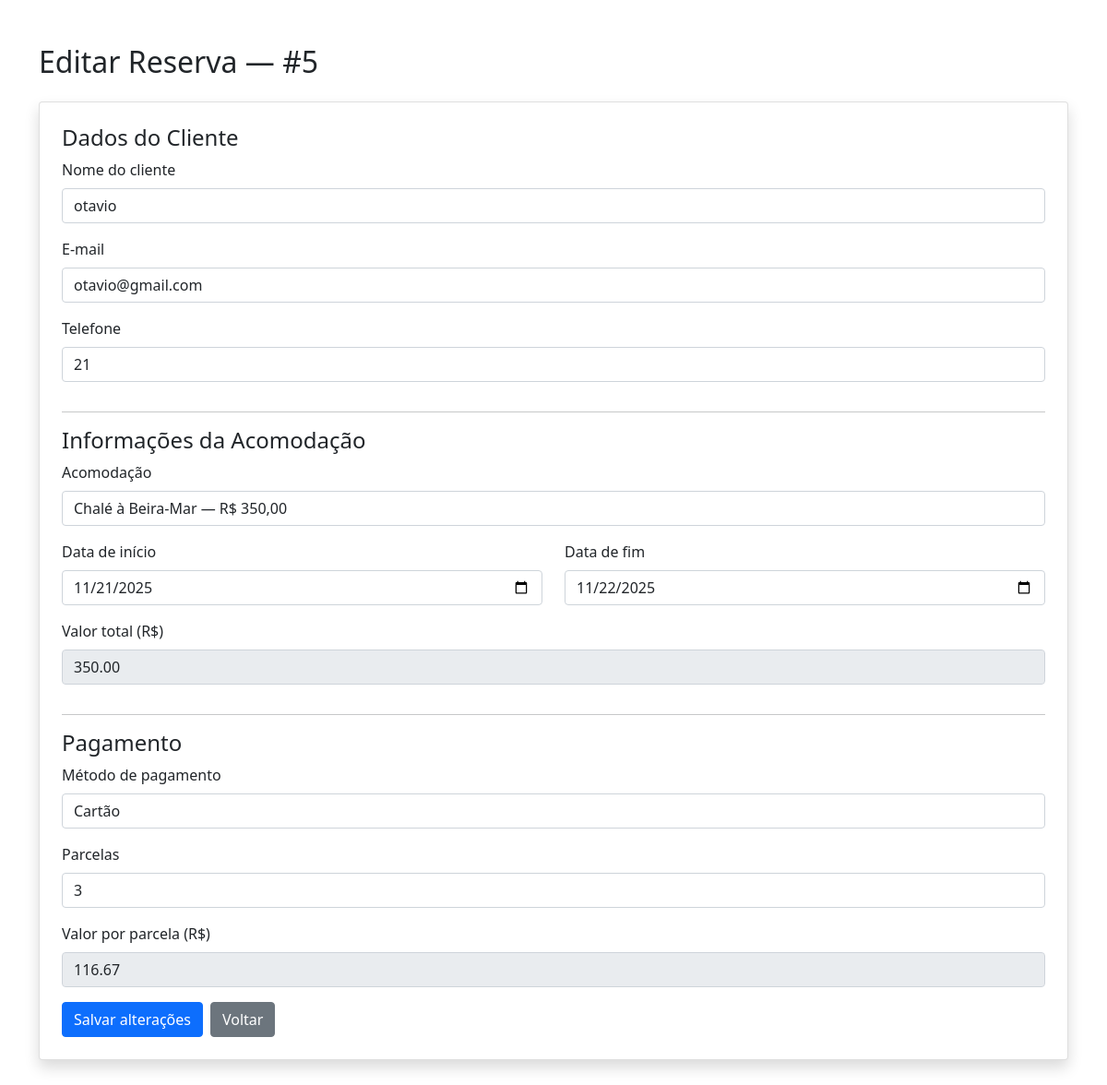
Screenshot of /php/editar_reserva.php?id=5 with the database file from the repository.
### tables this page shows
CREATE TABLE `reservas` (
  `id` int(11) NOT NULL,
  `id_acomodacao` int(11) NOT NULL,
  `nome_cliente` varchar(150) NOT NULL,
  `email_cliente` varchar(150) NOT NULL,
  `telefone_cliente` varchar(30) NOT NULL,
  `data_inicio` date NOT NULL,
  `data_fim` date NOT NULL,
  `valor_total` decimal(10,2) NOT NULL,
  `metodo_pagamento` varchar(20) DEFAULT NULL,
  `parcelas` int(11) DEFAULT NULL,
  `valor_parcela` decimal(10,2) DEFAULT NULL,
  `data_reserva` timestamp NOT NULL DEFAULT current_timestamp()
);

### php/editar_reserva.php (the view, shortened to what this page needs)
<?php
require "conexao.php";
$id = intval($_GET['id']);
$stmt = $con->prepare("SELECT * FROM reservas WHERE id = ?");
$stmt->bind_param("i", $id);
$stmt->execute();
$reserva = $stmt->get_result()->fetch_assoc();
$res = $con->query("SELECT id, nome, preco FROM acomodacoes ORDER BY nome");
$acomodacoes = [];
while ($row = $res->fetch_assoc()) {
    $acomodacoes[] = $row;
}
?>
<!DOCTYPE html>
<html lang="pt-BR">
<head>
<link href="https://cdn.jsdelivr.net/npm/bootstrap@5.0.2/dist/css/bootstrap.min.css" rel="stylesheet">
</head>
<body>
<div class="container py-5">
    <h2 class="mb-4">Editar Reserva — #<?= htmlspecialchars($reserva['id']) ?></h2>
    <form id="formEditar" action="atualizar_reserva.php" method="POST" class="card p-4 shadow">
        <h4>Dados do Cliente</h4>
        <div class="mb-3">
            <label class="form-label">Nome do cliente</label>
            <input type="text" class="form-control" name="nome_cliente" required
                   value="<?= htmlspecialchars($reserva['nome_cliente']) ?>">
        </div>
        <div class="mb-3">
            <label class="form-label">E-mail</label>
            <input type="email" class="form-control" name="email_cliente" required
                   value="<?= htmlspecialchars($reserva['email_cliente']) ?>">
        </div>
        <div class="mb-3">
            <label class="form-label">Telefone</label>
            <input type="text" class="form-control" name="telefone_cliente" required
                   value="<?= htmlspecialchars($reserva['telefone_cliente']) ?>">
        </div>
        <hr>
        <h4>Informações da Acomodação</h4>
        <div class="mb-3">
            <label class="form-label">Acomodação</label>
            <select name="id_acomodacao" id="id_acomodacao" class="form-control" required>
                <?php foreach($acomodacoes as $a):
                    $sel = ($a['id'] == $reserva['id_acomodacao']) ? 'selected' : '';
                ?>
                    <option value="<?= $a['id'] ?>" data-preco="<?= $a['preco'] ?>" <?= $sel ?>>
                        <?= htmlspecialchars($a['nome']) ?> — R$ <?= number_format($a['preco'], 2, ',', '.') ?>
                    </option>
                <?php endforeach; ?>
            </select>
        </div>
        <div class="row">
            <div class="col-md-6 mb-3">
                <label class="form-label">Data de início</label>
                <input type="date" class="form-control" name="data_inicio" id="data_inicio" required
                       value="<?= $reserva['data_inicio'] ?>">
            </div>
            <div class="col-md-6 mb-3">
                <label class="form-label">Data de fim</label>
                <input type="date" class="form-control" name="data_fim" id="data_fim" required
                       value="<?= $reserva['data_fim'] ?>">
            </div>
        </div>
        <div class="mb-3">
            <label class="form-label">Valor total (R$)</label>
            <input type="text" class="form-control" name="valor_total" id="valor_total" readonly
                   value="<?= number_format($reserva['valor_total'], 2, '.', '') ?>">
        </div>
        <hr>
        <h4>Pagamento</h4>
        <div class="mb-3">
            <label class="form-label">Método de pagamento</label>
            <select name="metodo_pagamento" id="metodo_pagamento" class="form-control" required>
                <option value="cartao" <?= ($reserva['metodo_pagamento'] == "cartao" ? "selected" : "") ?>>Cartão</option>
            </select>
        </div>
        <div class="mb-3">
            <label class="form-label">Parcelas</label>
            <input type="number" class="form-control" id="parcelas" name="parcelas" min="1" max="12"
                   value="<?= $reserva['parcelas'] ?? 1 ?>">
        </div>
        <div class="mb-3">
            <label class="form-label">Valor por parcela (R$)</label>
            <input type="text" class="form-control" id="valor_parcela" name="valor_parcela" readonly
                   value="<?= $reserva['valor_parcela'] ?>">
        </div>
        <div class="d-flex gap-2">
            <button type="submit" class="btn btn-primary">Salvar alterações</button>
            <a href="../html/admin_reservas.html" class="btn btn-secondary">Voltar</a>
        </div>
    </form>
</div>
</body>
</html>

### rows the page displays
reservas: id "5", nome_cliente "otavio", email_cliente "otavio@gmail.com", telefone_cliente "21", data_inicio "11/21/2025", data_fim "11/22/2025", valor_total "350.00", metodo_pagamento "Cartão", parcelas "3", valor_parcela "116.67"

### other values shown
form field id_acomodacao "Chalé à Beira-Mar — R$ 350,00"
